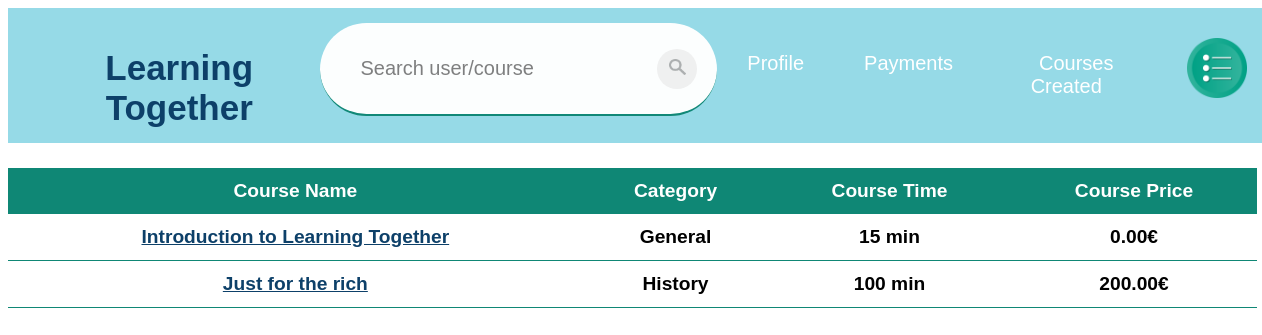
The page /coursesEnrolled (signed in) on the database its author committed.
### app/models.py (models this page shows, shortened)
class CoursesEnrolled(models.Model):
    privateId = models.ForeignKey(Private, on_delete=models.CASCADE)
    courseId = models.ForeignKey(Course, on_delete=models.PROTECT)
    paymentMethod = models.ForeignKey(PaymentDetails, on_delete=models.PROTECT, null=True)

class Course(models.Model):
    categoryId = models.ForeignKey(Category, on_delete=models.PROTECT)
    name = models.CharField(max_length=100)
    averageMasterTime = models.SmallIntegerField()
    price = models.DecimalField(max_digits=6, decimal_places=2)
    description = models.CharField(max_length=200, blank=True)
    link = models.CharField(max_length=200, default="")

class Category(models.Model):
    category = models.CharField(max_length=50)

### app/views.py (the view)
# urls.py: path('coursesEnrolled',views.coursesEnrolled,name="coursesEnrolled"),
def coursesEnrolled(request):
    if request.user.is_authenticated:
        profile = models.Profile.objects.filter(userId__exact=request.user.id)
        private = models.Private.objects.filter(profileId__exact=profile[0].id)
        coursesEnrolled = models.CoursesEnrolled.objects.filter(
            privateId__exact=private[0].id)
        return render(request, "app/coursesEnrolled.html", {'coursesEnrolled': coursesEnrolled, 'thisUser': True, 'userId': request.user.id, 'showOptions': True})
    return redirect('home')

### templates/app/coursesEnrolled.html (shortened to what this page needs)
{% extends 'app/base.html' %}
{% block content %}
{% include 'app/navBar.html' with thisUser=thisUser userId=userId showOptions=showOptions %}
{% if not coursesEnrolled %}
    <h2 style="color:rgba(0, 0, 0, 0.623); margin-left: 10px;" >You are not enrolled in any course! Try to search some!</h2>
{% else %}
    <table class="table">
        <thead>
            <th>Course Name</th>
            <th>Category</th>
            <th>Course Time</th>
            <th>Course Price</th>
        </thead>
        {% for courseEnrolled in coursesEnrolled %}
        <tbody>
            <th><a class="pretty" href="../course/{{ courseEnrolled.courseId.id }}">{{ courseEnrolled.courseId.name }}</a></th>
            <th>{{ courseEnrolled.courseId.categoryId.category }}</th>
            <th>{{ courseEnrolled.courseId.averageMasterTime }} min</th>
            <th>{{ courseEnrolled.courseId.price }}€</th>
        </tbody>
        {% endfor %}
    </table>
{% endif %}
{% endblock %}

### static/test.css (style rules this page uses)
body { background-color: rgb(255, 255, 255); font-family: sans-serif; }

### templates/app/coursesEnrolled.html (style rules this page uses)
.pretty { font-weight: bolder; color: rgb(13, 64, 105); }
.table { border-collapse: collapse; margin: 25px 0; font-size: 1.2em; min-width: 99vw; }
.table th, .table th { padding: 12px; }

### templates/app/searchBar.html (style rules this page uses)
::placeholder { color:rgba(0, 0, 0, 0.514); }

### rows shown on the page
CoursesEnrolled: courseId.name "Introduction to Learning Together", courseId.categoryId.category "General", courseId.averageMasterTime "15", courseId.price "0.00"
CoursesEnrolled: courseId.name "Just for the rich", courseId.categoryId.category "History", courseId.averageMasterTime "100", courseId.price "200.00"
